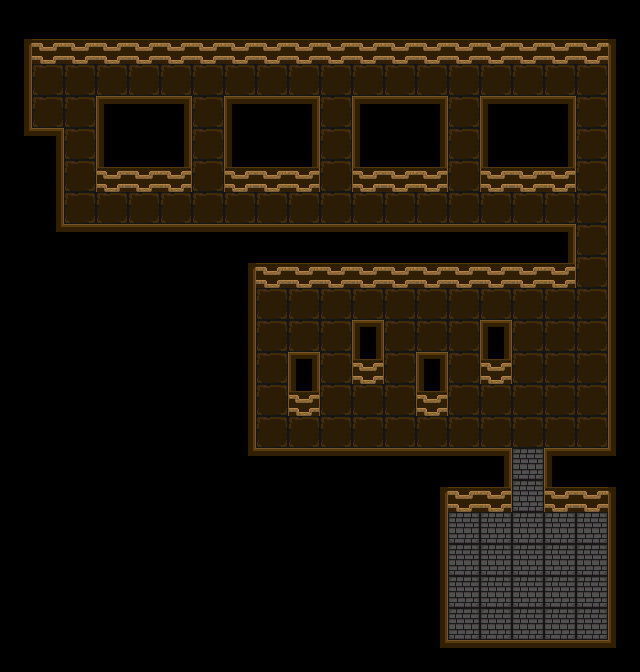

The image is a tile-based game level rendered from a .tmx file. Its description and source (layers, tilesets, objects; grid data summarised) follow:
An orthogonal 20x21 tile map with 32x32 px tiles, 1 tile layer (tiles) and 149 objects (144x Wall, 2x Door, Player, Key).

<map version="1.2" tiledversion="1.2.3" orientation="orthogonal" renderorder="right-down" width="20" height="21" tilewidth="32" tileheight="32" infinite="0" nextlayerid="4" nextobjectid="201">
 <tileset firstgid="1" source="Tileset.tsx" />
 <layer id="1" name="tiles" width="20" height="21">
  <data>[420 cells, 420 non-empty, 17 distinct tile ids]</data>
 </layer>
 <objectgroup id="2" name="objects">
  <object id="1" name="Wall" x="608" y="32" width="32" height="32" />
  <object id="2" name="Wall" x="32" y="32" width="32" height="32" />
  <object id="3" name="Wall" x="96" y="32" width="32" height="32" />
  <object id="4" name="Wall" x="128" y="32" width="32" height="32" />
  <object id="6" name="Wall" x="160" y="32" width="32" height="32" />
  <object id="7" name="Wall" x="192" y="32" width="32" height="32" />
  <object id="8" name="Wall" x="224" y="32" width="32" height="32" />
  <object id="9" name="Wall" x="256" y="32" width="32" height="32" />
  <object id="11" name="Wall" x="320" y="32" width="32" height="32" />
  <object id="12" name="Wall" x="352" y="32" width="32" height="32" />
  <object id="13" name="Wall" x="384" y="32" width="32" height="32" />
  <object id="14" name="Wall" x="416" y="32" width="32" height="32" />
  <object id="15" name="Wall" x="448" y="32" width="32" height="32" />
  <object id="16" name="Wall" x="480" y="32" width="32" height="32" />
  <object id="19" name="Wall" x="512" y="32" width="32" height="32" />
  <object id="20" name="Wall" x="544" y="32" width="32" height="32" />
  <object id="21" name="Wall" x="576" y="32" width="32" height="32" />
  <object id="22" name="Player" x="32" y="96" width="32" height="32" />
  <object id="23" name="Wall" x="288" y="32" width="32" height="32" />
  <object id="24" name="Wall" x="64" y="32" width="32" height="32" />
  <object id="25" name="Wall" x="0" y="96" width="32" height="32" />
  <object id="26" name="Wall" x="0" y="32" width="32" height="32" />
  <object id="27" name="Wall" x="0" y="64" width="32" height="32" />
  <object id="60" name="Wall" x="448" y="640" width="32" height="32" />
  <object id="61" name="Wall" x="480" y="640" width="32" height="32" />
  <object id="62" name="Wall" x="512" y="640" width="32" height="32" />
  <object id="63" name="Wall" x="544" y="640" width="32" height="32" />
  <object id="64" name="Wall" x="576" y="640" width="32" height="32" />
  <object id="65" name="Wall" x="608" y="640" width="32" height="32" />
  <object id="66" name="Wall" x="608" y="608" width="32" height="32" />
  <object id="67" name="Wall" x="608" y="576" width="32" height="32" />
  <object id="68" name="Wall" x="608" y="544" width="32" height="32" />
  <object id="69" name="Wall" x="608" y="64" width="32" height="32" />
  <object id="70" name="Wall" x="608" y="96" width="32" height="32" />
  <object id="71" name="Wall" x="608" y="128" width="32" height="32" />
  <object id="72" name="Wall" x="608" y="160" width="32" height="32" />
  <object id="73" name="Wall" x="608" y="192" width="32" height="32" />
  <object id="74" name="Wall" x="608" y="224" width="32" height="32" />
  <object id="75" name="Wall" x="608" y="256" width="32" height="32" />
  <object id="76" name="Wall" x="608" y="480" width="32" height="32" />
  <object id="77" name="Wall" x="608" y="512" width="32" height="32" />
  <object id="78" name="Wall" x="608" y="288" width="32" height="32" />
  <object id="79" name="Wall" x="608" y="320" width="32" height="32" />
  <object id="80" name="Wall" x="608" y="352" width="32" height="32" />
  <object id="82" name="Wall" x="608" y="384" width="32" height="32" />
  <object id="83" name="Wall" x="608" y="416" width="32" height="32" />
  <object id="86" name="Entrance" type="Door" x="32" y="64" width="32" height="32" />
  <object id="87" name="Exit" type="Door" x="256" y="416" width="32" height="32" />
  <object id="88" name="Key" x="512" y="576" width="32" height="32" />
  <object id="89" name="Wall" x="32" y="128" width="32" height="32" />
  <object id="90" name="Wall" x="0" y="128" width="32" height="32" />
  <object id="91" name="Wall" x="32" y="160" width="32" height="32" />
  <object id="92" name="Wall" x="32" y="192" width="32" height="32" />
  <object id="93" name="Wall" x="32" y="224" width="32" height="32" />
  <object id="94" name="Wall" x="64" y="224" width="32" height="32" />
  <object id="95" name="Wall" x="96" y="224" width="32" height="32" />
  <object id="96" name="Wall" x="128" y="224" width="32" height="32" />
  <object id="97" name="Wall" x="160" y="224" width="32" height="32" />
  <object id="98" name="Wall" x="192" y="224" width="32" height="32" />
  <object id="99" name="Wall" x="224" y="224" width="32" height="32" />
  <object id="100" name="Wall" x="256" y="224" width="32" height="32" />
  <object id="101" name="Wall" x="288" y="224" width="32" height="32" />
  <object id="102" name="Wall" x="320" y="224" width="32" height="32" />
  <object id="103" name="Wall" x="352" y="224" width="32" height="32" />
  <object id="104" name="Wall" x="384" y="224" width="32" height="32" />
  <object id="105" name="Wall" x="416" y="224" width="32" height="32" />
  <object id="106" name="Wall" x="448" y="224" width="32" height="32" />
  <object id="107" name="Wall" x="480" y="224" width="32" height="32" />
  <object id="108" name="Wall" x="512" y="224" width="32" height="32" />
  <object id="109" name="Wall" x="544" y="224" width="32" height="32" />
  <object id="110" name="Wall" x="224" y="256" width="32" height="32" />
  <object id="111" name="Wall" x="224" y="288" width="32" height="32" />
  <object id="112" name="Wall" x="224" y="320" width="32" height="32" />
  <object id="113" name="Wall" x="224" y="352" width="32" height="32" />
  <object id="114" name="Wall" x="224" y="384" width="32" height="32" />
  <object id="115" name="Wall" x="224" y="416" width="32" height="32" />
  <object id="116" name="Wall" x="224" y="448" width="32" height="32" />
  <object id="117" name="Wall" x="256" y="448" width="32" height="32" />
  <object id="118" name="Wall" x="320" y="448" width="32" height="32" />
  <object id="119" name="Wall" x="288" y="448" width="32" height="32" />
  <object id="120" name="Wall" x="352" y="448" width="32" height="32" />
  <object id="121" name="Wall" x="384" y="448" width="32" height="32" />
  <object id="122" name="Wall" x="416" y="448" width="32" height="32" />
  <object id="123" name="Wall" x="448" y="448" width="32" height="32" />
  <object id="124" name="Wall" x="480" y="448" width="32" height="32" />
  <object id="125" name="Wall" x="544" y="448" width="32" height="32" />
  <object id="126" name="Wall" x="576" y="448" width="32" height="32" />
  <object id="127" name="Wall" x="416" y="480" width="32" height="32" />
  <object id="128" name="Wall" x="416" y="512" width="32" height="32" />
  <object id="129" name="Wall" x="416" y="544" width="32" height="32" />
  <object id="130" name="Wall" x="416" y="576" width="32" height="32" />
  <object id="131" name="Wall" x="416" y="608" width="32" height="32" />
  <object id="132" name="Wall" x="416" y="640" width="32" height="32" />
  </objectgroup>
</map>
<!-- 56 of 149 objects omitted -->
